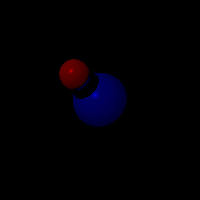

Recreate this plot in Python.
import matplotlib.pyplot as plt
from camera import *
from raytracer import *

# create the scene
scene = Scene()
# create colors
blue = np.array([0,0,1])
red = np.array([1,0,0])
white = np.array([1,1,1])
#add the objects and light
scene.add_object(Sphere(np.array([0,0,3]),0.8,Material(blue, 0.3, 0.5, 0.8, 50, 0.5)))
scene.add_object(Sphere(np.array([0.5,0.5,2]),0.3,Material(red, 0.3, 0.5, 0.8, 50, 0.5)))
scene.add_light(Spotlight(np.array([1,1,0]),white))

# render and create the png image
plt.imsave('shadow.png', raytracer_render(Camera(200,200,1), scene), vmin = 0, vmax = 1,  format='png')